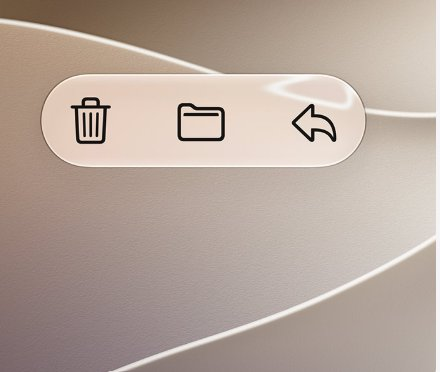
#> input picture references/01_liquid_glass_pill.jpg, 440 x 372 px, given in place of sheet.png, which was not available
$ python bake.py ../../../../references/01_liquid_glass_pill.jpg
#> lines starting #> are read from the running program, lines starting #| are printed output that depends on the picture
#!/usr/bin/env python3
"""Re-bake the bundled dock icons from an installed WhiteSur icon theme.

    python3 bake.py [/usr/share/icons/WhiteSur]

Needs headless Chrome (to rasterise the SVGs with alpha) and Pillow. Each
icon is rendered at 256 px, then resampled to 192 px with the squircle body
inset 12 px on every side (the panel relies on that 168/192 body ratio, see
`icons::BODY`).
"""
import json
import os
import subprocess
import sys

from PIL import Image

THEME = sys.argv[1] if len(sys.argv) > 1 else "/usr/share/icons/WhiteSur"
OUT = os.path.dirname(os.path.abspath(__file__))
CELL, COLS, FINAL = 256, 6, 192

ICONS = {
    "files": "places/scalable/folder.svg",
    "terminal": "apps/scalable/terminal.svg",
    "browser": "local:browser.svg",
    "firefox": "apps/scalable/firefox.svg",
    "chrome": "apps/scalable/chrome.svg",
    "settings": "apps/scalable/preferences-system.svg",
    "overview": "apps/scalable/preferences-system-windows.svg",
    "editor": "apps/scalable/text-editor.svg",
    "trash": "places/scalable/user-trash.svg",
    "wallpaper": "apps/scalable/preferences-desktop-wallpaper.svg",
    "calculator": "apps/scalable/calc.svg",
    "music": "apps/scalable/gnome-music.svg",
    "photos": "apps/scalable/shotwell.svg",
    "mail": "apps/scalable/internet-mail.svg",
    "appstore": "apps/scalable/softwarecenter.svg",
    "monitor": "apps/scalable/utilities-system-monitor.svg",
    "notes": "apps/scalable/basket.svg",
    "maps": "apps/scalable/gnome-maps.svg",
    "launchpad": "apps/scalable/view-app-grid.svg",
    "downloads": "places/scalable/folder-download.svg",
    "viewer": "apps/scalable/org.gnome.Loupe.svg",
}


# Icons that are a free-standing shape rather than a squircle body (the folder)
# are scaled so their bounding box fits the same 168/192 body as the rest.
FIT_TO_BODY = {"files", "downloads"}


def fit_to_body(tile):
    box = tile.getchannel("A").getbbox()
    if not box:
        return tile
    shape = tile.crop(box)
    target = CELL * 168 / 192
    k = min(target / shape.width, target / shape.height)
    shape = shape.resize((round(shape.width * k), round(shape.height * k)), Image.LANCZOS)
    out = Image.new("RGBA", tile.size, (0, 0, 0, 0))
    out.paste(shape, ((CELL - shape.width) // 2, (CELL - shape.height) // 2), shape)
    return out


def main():
    names = list(ICONS)
    rows = (len(names) + COLS - 1) // COLS
    tmp = "/tmp/solyra-icon-bake"
    os.makedirs(tmp, exist_ok=True)
    def source(n):
        path = ICONS[n]
        if path.startswith("local:"):
            return os.path.join(OUT, "src", path[len("local:"):])
        return os.path.join(THEME, path)

    imgs = "".join(
        f'<img src="file://{os.path.realpath(source(n))}" width={CELL} height={CELL}>'
        for n in names
    )
    html = (
        '<html><body style="margin:0;background:transparent">'
        f'<div style="display:grid;grid-template-columns:repeat({COLS},{CELL}px);'
        f'grid-auto-rows:{CELL}px">{imgs}</div></body></html>'
    )
    page, shot = f"{tmp}/sheet.html", f"{tmp}/sheet.png"
    with open(page, "w") as f:
        f.write(html)
    try:
        subprocess.run(
            [
                "google-chrome", "--headless=new", "--no-sandbox", "--disable-gpu",
                "--hide-scrollbars", "--allow-file-access-from-files",
                "--default-background-color=00000000",
                f"--window-size={COLS * CELL},{rows * CELL}",
                f"--screenshot={shot}", f"file://{page}",
            ],
            timeout=40,
            capture_output=True,
        )
#> (this line was passed over: subprocess is not available in this run)
    except subprocess.TimeoutExpired:
        # Chrome writes the screenshot and then lingers; the file is what we need.
        subprocess.run(["pkill", "-f", "headless"])
    sheet = Image.open(shot).convert("RGBA")
    for i, name in enumerate(names):
        r, c = divmod(i, COLS)
        tile = sheet.crop((c * CELL, r * CELL, (c + 1) * CELL, (r + 1) * CELL))
        if name in FIT_TO_BODY:
            tile = fit_to_body(tile)
        tile.resize((FINAL, FINAL), Image.LANCZOS).save(
            os.path.join(OUT, f"{name}.png"), optimize=True
        )
#> this loop made 21 passes
#> box in fit_to_body on pass 1: (0, 0, 256, 256)
#> pass 1, in main, `tile = sheet.crop((c * CELL, r * CELL, (c + 1) * CELL, (r + 1) * CELL))`:
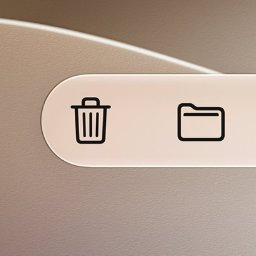
#> tile: PIL image 256x256 RGBA; mean R, G, B, A 180.7, 160.4, 146.5, 255
#> pass 1, in main, `tile = fit_to_body(tile)`:
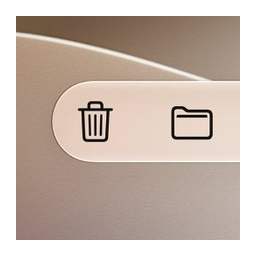
#> tile: PIL image 256x256 RGBA; mean R, G, B, A 138.3, 122.8, 112.2, 195.2; transparent parts drawn white
    with open(os.path.join(OUT, "manifest.json"), "w") as f:
        json.dump({"theme": THEME, "icons": ICONS}, f, indent=2)


if __name__ == "__main__":
    main()
